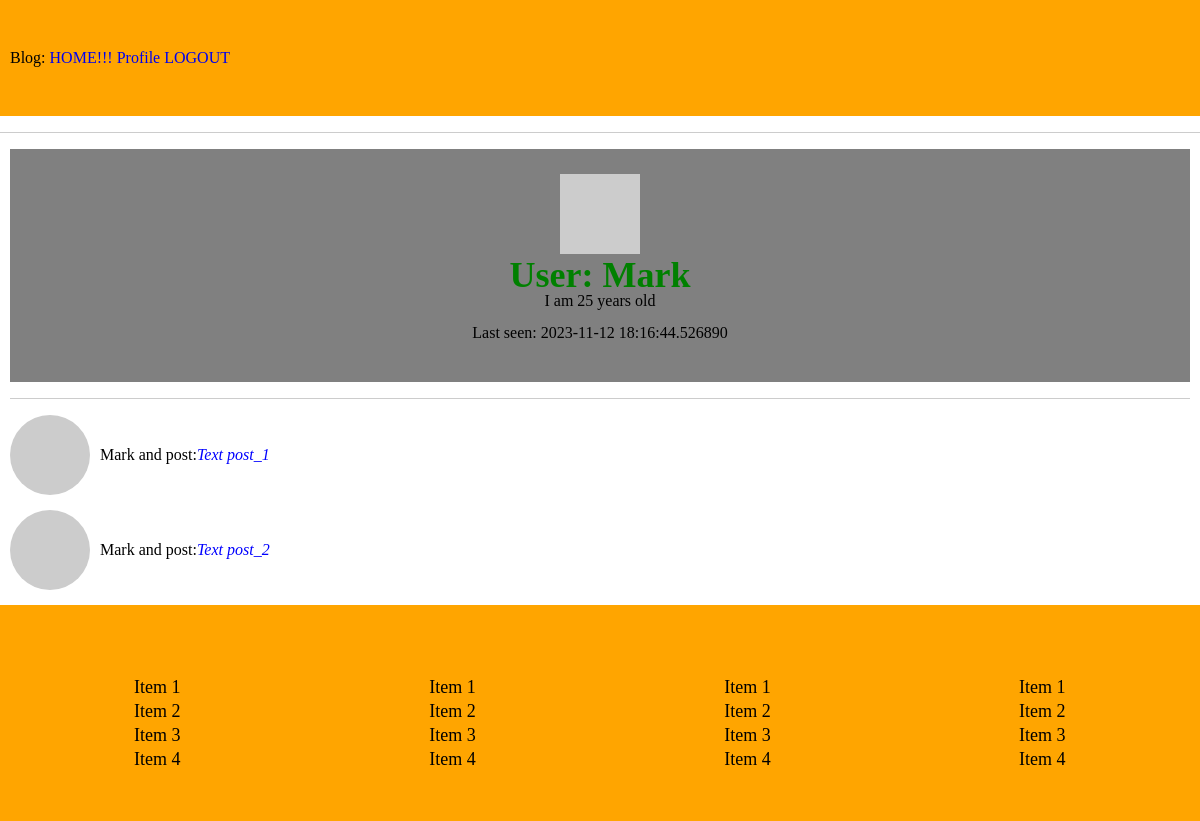
The page /user/Mark (signed in) on the database as committed earlier.
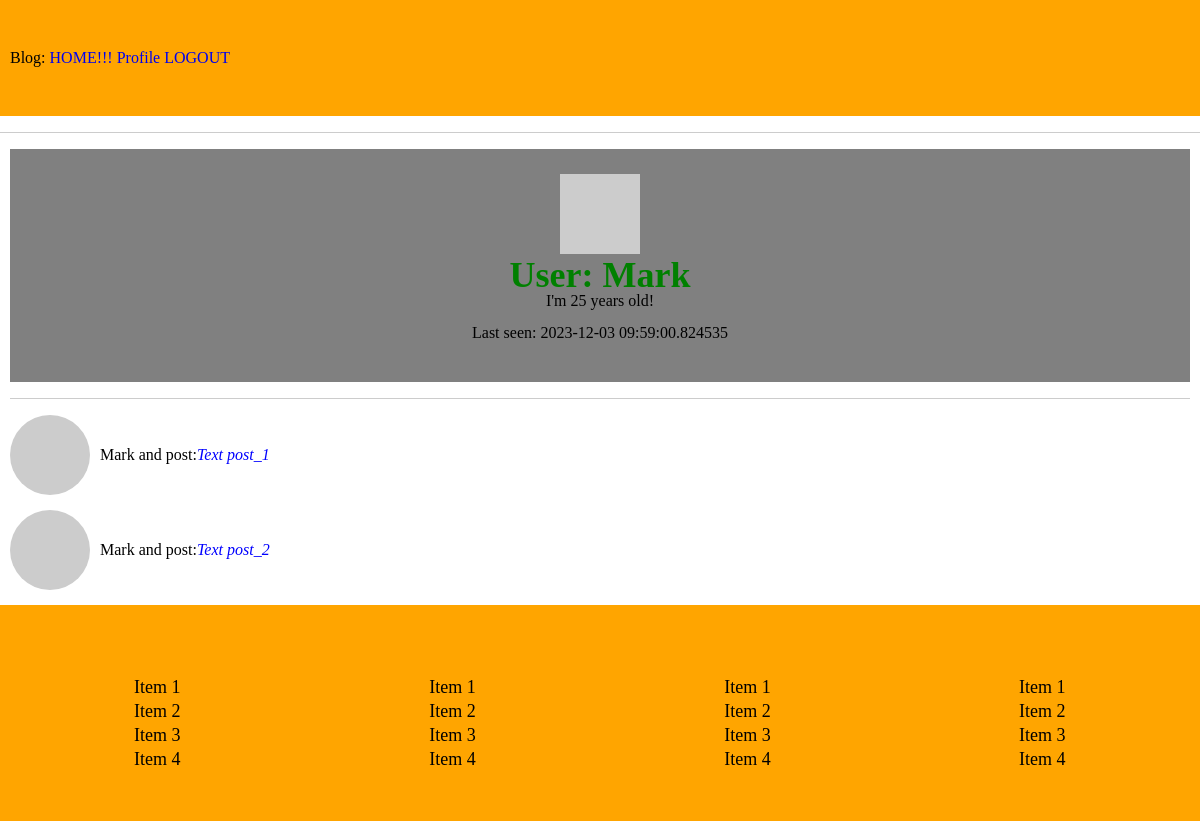
The same page on the database as committed later.
### apps/models.py (models this page shows, shortened)
class User(UserMixin, db.Model):
    id = db.Column(db.Integer, primary_key=True)
    username = db.Column(db.String(55), index=True, unique=True)
    email = db.Column(db.String(120), index=True, unique=True)
    password_hash = db.Column(db.String(130))
    posts = db.relationship('Post', backref='author', lazy='dynamic')
    about_me = db.Column(db.String(150))
    last_seen = db.Column(db.DateTime, default=datetime.utcnow)
    def avatar(self, size):
        digest = md5(self.email.lower().encode('utf-8')).hexdigest()
        return 'https://www.gravatar.com/avatar/{}?d=identicon&s={}'.format(digest, size)

### apps/routes.py (the view)
@app.route('/user/<username>')
@login_required
def user(username):
    user = User.query.filter_by(username=username).first_or_404()
    posts = [
        {'author': user, 'body': "Text post_1"},
        {'author': user, 'body': "Text post_2"}
    ]
    return render_template('user.html', user=user, posts=posts)

### apps/models.py (called while the page is built)
@login.user_loader
def load_user(id):
    return User.query.get(int(id))

### apps/routes.py (called while the page is built)
@app.before_request
def before_request():
    if current_user.is_authenticated:
        current_user.last_seen = datetime.utcnow()
        print(datetime.utcnow())
        db.session.commit()

### apps/templates/user.html (shortened to what this page needs)
{% extends "base.html" %}
{% block content %}
    <div class="profile">
        <img src="{{user.avatar(100)}}" alt="avatar_user">
        <h1 style="color: green; font-size: 36px;">User: {{user.username}}</h1>
        {% if  user.about_me %}
            <p>{{user.about_me}}</p> <br>
        {% endif %}
        {% if  user.last_seen %}
            <p>Last seen: {{user.last_seen}}</p> <br>
        {% endif %}
    </div>
    <hr>
    {% for post in posts %}
        {% include '_post.html' %}
    {% endfor %}
{% endblock %}

### apps/templates/_post.html
<div class="user__posts">
    <img class="user__posts-img"  src="{{post.author.avatar(40) }}" alt="avatar_post">
    {{ post.author.username }} and post: <i style="color: blue;">{{ post.body }}</i>
</div>

Rows that differ between the two databases and show on the page:
changed User "Mark": about_me "I am 25 years old" → "I'm 25 years old!"; last_seen "2023-11-12 18:16:44.526890" → "2023-12-03 09:59:00.824535"
